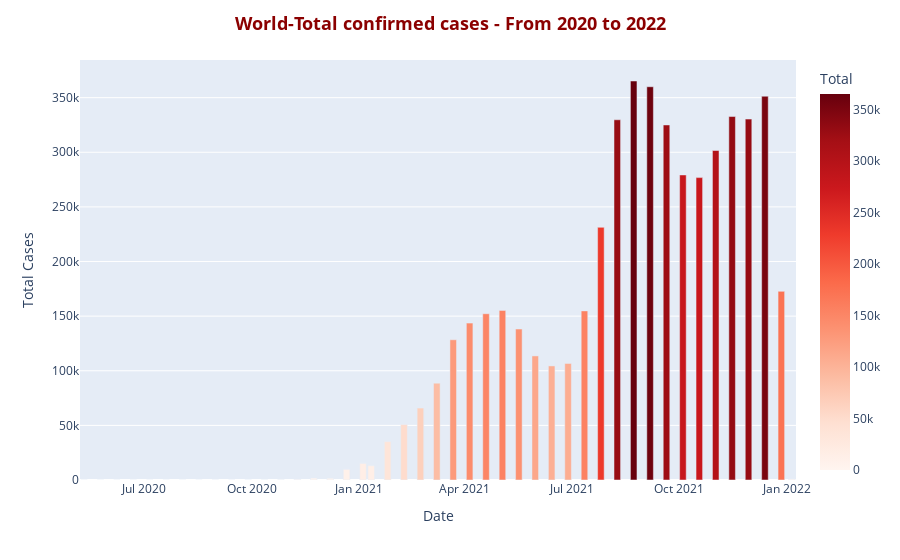

The code cell stored with this chart in its notebook:
### Code cell
df_world_total = df.groupby('Date')['Total'].sum().reset_index()

fig = px.bar(df_world_total,
             x='Date',
             y='Total',
             color='Total',
             color_continuous_scale = 'reds')

fig.update_layout(title = '<b>World-Total confirmed cases - From 2020 to 2022<b>',
                  title_x = 0.5,
                  title_font = dict(size= 18, color = 'DarkRed'),
                  yaxis = dict(title = 'Total Cases'))
fig.show()

### Figure 1 — Plotly figure (JSON) as saved in the notebook; plotly's stock layout.template omitted (floating-point values rounded to 4 significant figures)
{"data": [{"alignmentgroup": "True", "hovertemplate": "Date=%{x}<br>Total=%{marker.color}<extra></extra>", "legendgroup": "", "marker": {"color": [0, 0, 0, 0, 0, 0, 0, 1, 21, 46, 74, 103, 198, 676, 1775, 1594, 9725, 15159, 13072, 35158, 50738, 65864, 88603, 128384, 143609, 152211, 155262, 138175, 113597, 104425, 106667, 154815, 231295, 329749, 365247, 359990, 325008, 279248, 276808, 301614, 332731, 330385, 351317, 172674, 977], "coloraxis": "coloraxis", "pattern": {"shape": ""}}, "name": "", "offsetgroup": "", "orientation": "v", "showlegend": false, "textposition": "auto", "type": "bar", "x": ["2020-05-11", "2020-05-25", "2020-06-08", "2020-06-22", "2020-07-06", "2020-07-20", "2020-08-03", "2020-08-17", "2020-08-31", "2020-09-14", "2020-09-28", "2020-10-12", "2020-10-26", "2020-11-09", "2020-11-23", "2020-12-07", "2020-12-21", "2021-01-04", "2021-01-11", "2021-01-25", "2021-02-08", "2021-02-22", "2021-03-08", "2021-03-22", "2021-04-05", "2021-04-19", "2021-05-03", "2021-05-17", "2021-05-31", "2021-06-14", "2021-06-28", "2021-07-12", "2021-07-26", "2021-08-09", "2021-08-23", "2021-09-06", "2021-09-20", "2021-10-04", "2021-10-18", "2021-11-01", "2021-11-15", "2021-11-29", "2021-12-13", "2021-12-27", "2022-01-05"], "xaxis": "x", "y": [0, 0, 0, 0, 0, 0, 0, 1, 21, 46, 74, 103, 198, 676, 1775, 1594, 9725, 15159, 13072, 35158, 50738, 65864, 88603, 128384, 143609, 152211, 155262, 138175, 113597, 104425, 106667, 154815, 231295, 329749, 365247, 359990, 325008, 279248, 276808, 301614, 332731, 330385, 351317, 172674, 977], "yaxis": "y"}], "layout": {"barmode": "relative", "coloraxis": {"colorbar": {"title": {"text": "Total"}}, "colorscale": [[0, "rgb(255,245,240)"], [0.125, "rgb(254,224,210)"], [0.25, "rgb(252,187,161)"], [0.375, "rgb(252,146,114)"], [0.5, "rgb(251,106,74)"], [0.625, "rgb(239,59,44)"], [0.75, "rgb(203,24,29)"], [0.875, "rgb(165,15,21)"], [1, "rgb(103,0,13)"]]}, "legend": {"tracegroupgap": 0}, "margin": {"t": 60}, "title": {"font": {"color": "DarkRed", "size": 18}, "text": "<b>World-Total confirmed cases - From 2020 to 2022<b>", "x": 0.5}, "xaxis": {"anchor": "y", "domain": [0, 1], "title": {"text": "Date"}}, "yaxis": {"anchor": "x", "domain": [0, 1], "title": {"text": "Total Cases"}}}}
